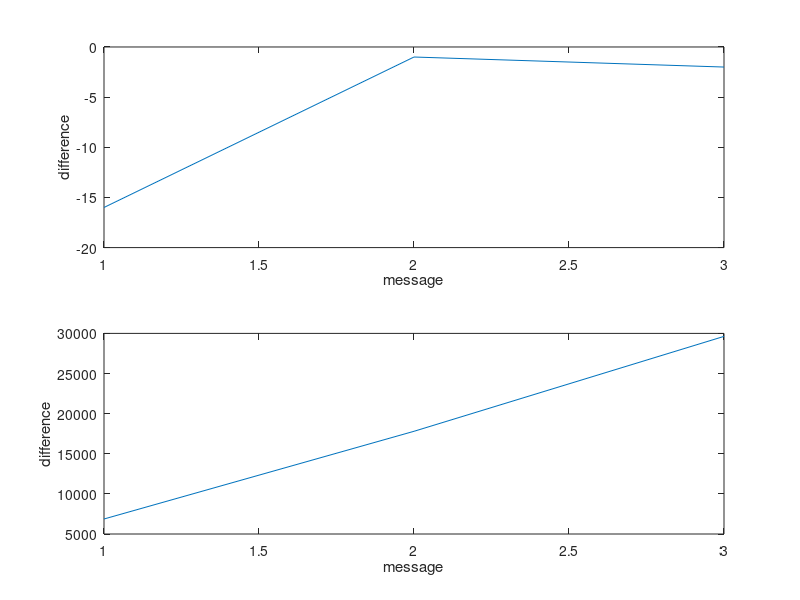

MATLAB code for this plot:
%Study of single bit error detection and correction using Hamming code using MATLAB
% T Raja Aadhithan

clc;
clear;
close all;
N = 3; % number of symbols
x = randi([0,1],1,11*N); % generates random variables 

% empty strings to be used for further use
d1 = [];
d2 = [];
d3 = [];
yy = 0;
yx = 0;
yu = 0;
yu = 0;
e = [];
ee = [];

% generates the 7 bit code for 4 bit message signal

a =[];
for i = 1:11:length(x)
    s = [];
    s = [s, 0]; %parity
    s = [s, 0]; %1st semi parity
    s = [s, 0]; %2nd semi parity
    s = [s , x(i)]; %1,4 bit
    s = [s, 0]; %3rd semi parity
    s = [s , x(i+1)]; %2,2 bit
    s = [s , x(i+2)]; %2,3 bit
    s = [s , x(i+3)]; %2,4 bit
    s = [s, 0]; %4th semi parity
    s = [s , x(i+4)]; %3,2 bit
    s = [s , x(i+5)]; %3,3 bit
    s = [s , x(i+6)]; %3,4 bit
    s = [s , x(i+7)]; %4,1 bit
    s = [s , x(i+8)]; %4,2 bit
    s = [s , x(i+9)]; %4,3 bit
    s = [s , x(i+10)]; %4,4 bit
    s(2) = xor(s(4),xor(s(8),xor(s(12),xor(s(16),xor(s(14),xor(s(6),s(10)))))));
    s(3) = xor(s(4),xor(s(8),xor(s(12),xor(s(16),xor(s(7),xor(s(11),s(15)))))));
    s(5) = xor(s(13),xor(s(14),xor(s(15),xor(s(16),xor(s(6),xor(s(7),s(8)))))));
    s(9) = xor(s(10),xor(s(11),xor(s(12),xor(s(13),xor(s(14),xor(s(15),s(16)))))));
    sbit = 0;
    for j = 2:12
        sbit = xor(sbit,s(j));
    end
    s(1) = sbit;
    a = [a , s];
end

% generates a single bit error at every symbol

p = a;
for i = 1:16:length(a)
    y=randi([0,15]); % picks a random position to make error
    p(i+y)=not(a(i+y));
    
    yy = 0;
    for j = 0:15
    yy = yy + a(i+j)*2^(j-1); 
    end
    d1 = [d1, yy]; % converting 16 bit binary to decimal to use at plot 

    yx = 0;
    for j = 0:15
    yx = yx + p(i+j)*2^(j-1); 
    end
    d2 = [d2, yx]; % converting 16 bit binary to decimal to use at plot 
end



%decoding error bit and generating the originla singal using hamming code


g = p;
for i = 0:16:length(p)-1
    if xor(p(i+4),xor(p(i+8),xor(p(i+12),xor(p(i+16),xor(p(i+14),xor(p(i+6),p(i+10))))))) == 0
        e(2) = 0;
    else
        e(2) = 1;
    end
    if xor(p(i+4),xor(p(i+8),xor(p(i+16),xor(p(i+12),xor(p(i+7),xor(p(i+11),p(i+15))))))) == 0
        e(3) = 0;
    else
        e(3) = 1;
    end
    if xor(p(i+13),xor(p(i+14),xor(p(i+15),xor(p(i+16),xor(p(i+6),xor(p(i+7),p(i+8))))))) == 0
        e(5) = 0;
    else
        e(5) = 1;
    end
    if xor(p(i+10),xor(p(i+11),xor(p(i+12),xor(p(i+13),xor(p(i+14),xor(p(i+15),p(i+16))))))) == 0
        e(9) = 0;
    else
        e(9) = 1;
    end
    
    if p(i+2) == e(2)
        disp('clear 1');
        c24 = 0;
    else
        c24 = 1;
    end
    
    if p(i+3) == e(3)
        disp('clear 2');
        c34 = 0;
    else
        c34 = 1;
    end
    
    
    if p(i+5) == e(5)
        disp('clear 3');
        r24 = 0;
    else
        r24 = 1;
    end
    
    if p(i+9) == e(9)
        disp('clear 4');
        r34 = 0;
    else
        r34 = 1;
    end
    
    cc = c24*1 + c34*2 + 1;
    cr = r24*1 + r34*2 ;
    errbit = cr*4 + cc;
    g(errbit) = not(p(i+errbit)); % repairing the erred bit
    
  
    yu = 0;
    for j = 1:16
    yu = yu + g(i+j)*2^(j-1); 
    end
    d3 = [d3, yu]; % converting 16 bit binary to decimal to use at plot
end

if g - a == 0
    disp('sucess')
else
    disp('error')
end
% %plotting the graphs
subplot(2,1,1)
plot ( d2 - d1 ),xlabel('message'), ylabel('difference');
subplot(2,1,2)
plot( d3 - d1 ),xlabel('message'), ylabel('difference');
